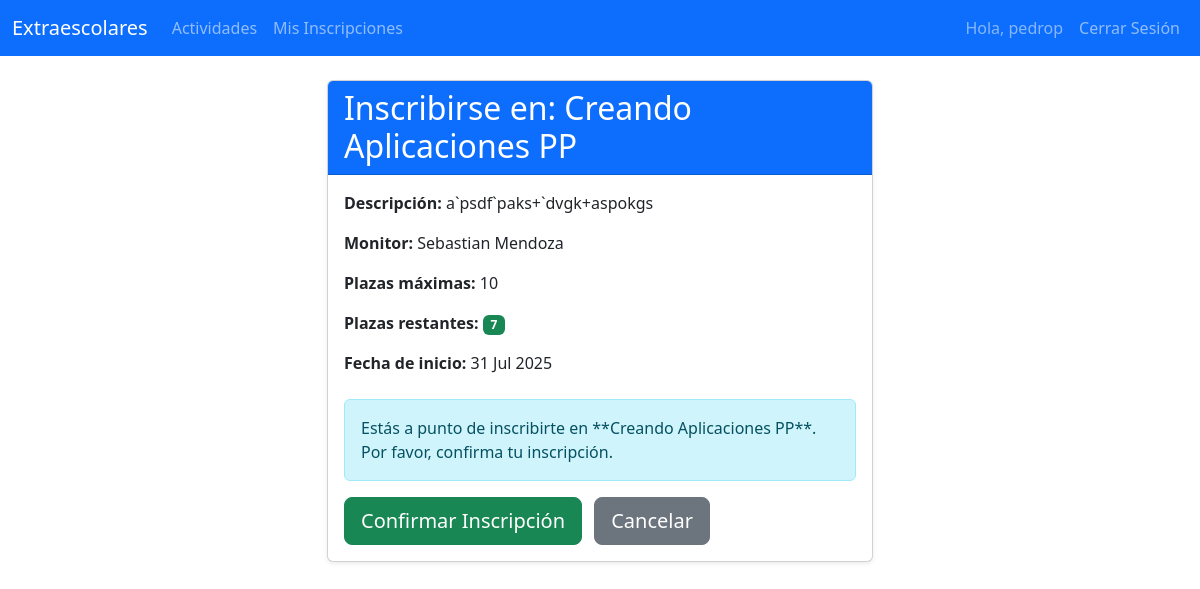
Page /actividades/inscribirse/3/ (signed in) on the committed database.
### actividades/models.py (models this page shows, shortened)
class Actividad(models.Model):
    nombre = models.CharField(max_length=200)
    descripcion = models.TextField()
    monitor = models.ForeignKey(Monitor, on_delete=models.SET_NULL, null=True, blank=True)
    plazas_maximas = models.IntegerField()
    fecha_inicio = models.DateField()
    def plazas_restantes(self):
        inscripciones_actuales = self.inscripcion_set.count()
        return self.plazas_maximas - inscripciones_actuales

class Monitor(models.Model):
    usuario = models.OneToOneField(User, on_delete=models.CASCADE, related_name='monitor_profile')
    nombre_completo = models.CharField(max_length=200)
    correo = models.EmailField(unique=True)
    especialidad = models.CharField(max_length=100, blank=True, null=True)
    def __str__(self):
        return self.nombre_completo

### actividades/views.py (the view)
# urls.py: path('inscribirse/<int:actividad_id>/', views.inscribirse_actividad, name='inscribirse_actividad'),
@login_required
@user_passes_test(is_alumno, login_url='/login/')
def inscribirse_actividad(request, actividad_id):
    actividad = get_object_or_404(Actividad, pk=actividad_id)
    alumno = request.user.alumno # Asumimos que el usuario logueado es un alumno
    if request.method == 'POST':
        if actividad.plazas_restantes() <= 0:
            messages.error(request, 'Lo sentimos, no quedan plazas disponibles para esta actividad.')
            return redirect('lista_actividades')
        try:
            inscripcion = Inscripcion.objects.create(
                alumno=alumno,
                actividad=actividad
            )
            messages.success(request, f'¡Te has inscrito correctamente en {actividad.nombre}!')
            return redirect('mis_inscripciones')
        except IntegrityError:
            messages.warning(request, f'Ya estás inscrito en {actividad.nombre}.')
            return redirect('lista_actividades')
    else:
        pass
    context = {
        'actividad': actividad,
    }
    return render(request, 'actividades/inscribirse_actividad.html', context)

### actividades/views.py (called while the page is built)
def is_alumno(user):
    return hasattr(user, 'alumno')

### templates/actividades/inscribirse_actividad.html (shortened to what this page needs)
{% extends 'base.html' %}
{% block content %}
<div class="row justify-content-center">
    <div class="col-md-8 col-lg-6">
        <div class="card shadow-sm">
            <div class="card-header bg-primary text-white">
                <h2 class="mb-0">Inscribirse en: {{ actividad.nombre }}</h2>
            </div>
            <div class="card-body">
                <p><strong>Descripción:</strong> {{ actividad.descripcion }}</p>
                <p><strong>Monitor:</strong> {{ actividad.monitor }}</p>
                <p><strong>Plazas máximas:</strong> {{ actividad.plazas_maximas }}</p>
                <p><strong>Plazas restantes:</strong> <span class="badge {% if actividad.plazas_restantes <= 5 %}bg-warning{% else %}bg-success{% endif %}">{{ actividad.plazas_restantes }}</span></p>
                <p><strong>Fecha de inicio:</strong> {{ actividad.fecha_inicio|date:"d M Y" }}</p>
                {% if actividad.plazas_restantes > 0 %}
                    <form method="post" class="mt-4">
                        <div class="alert alert-info" role="alert">
                            Estás a punto de inscribirte en **{{ actividad.nombre }}**.
                            Por favor, confirma tu inscripción.
                        </div>
                        <button type="submit" class="btn btn-success btn-lg">Confirmar Inscripción</button>
                        <a href="{% url 'lista_actividades' %}" class="btn btn-secondary btn-lg ms-2">Cancelar</a>
                    </form>
                {% else %}
                    <div class="alert alert-danger mt-4" role="alert">
                        ¡Lo sentimos! No quedan plazas disponibles para esta actividad.
                    </div>
                    <a href="{% url 'lista_actividades' %}" class="btn btn-secondary">Volver al listado</a>
                {% endif %}
            </div>
        </div>
    </div>
</div>
{% endblock %}

### templates/base.html (shortened to what this page needs)
{% load static %}
<!DOCTYPE html>
<html lang="es">
<head>
    <link href="https://cdn.jsdelivr.net/npm/bootstrap@5.3.3/dist/css/bootstrap.min.css" rel="stylesheet">
    <link rel="stylesheet" href="https://cdn.jsdelivr.net/npm/bootstrap-icons@1.11.3/font/bootstrap-icons.min.css">
</head>
<body>
    <nav class="navbar navbar-expand-lg navbar-dark bg-primary">
        <div class="container-fluid">
            <a class="navbar-brand" href="{% url 'lista_actividades' %}">Extraescolares</a>
            <div class="collapse navbar-collapse" id="navbarNav">
                <ul class="navbar-nav me-auto mb-2 mb-lg-0">
                    <li class="nav-item">
                        <a class="nav-link" href="{% url 'lista_actividades' %}">Actividades</a>
                    </li>
                    {% if user.is_authenticated %}
                        {% if user.alumno %}
                        <li class="nav-item">
                            <a class="nav-link" href="{% url 'mis_inscripciones' %}">Mis Inscripciones</a>
                        </li>
                        {% endif %}
                    {% endif %}
                </ul>
                <ul class="navbar-nav">
                    {% if user.is_authenticated %}
                        <li class="nav-item">
                            <span class="nav-link text-white-50">Hola, {{ user.username }}</span>
                        </li>
                        <li class="nav-item">
                            <a class="nav-link" href="{% url 'logout' %}">Cerrar Sesión</a>
                        </li>
                    {% endif %}
                </ul>
            </div>
        </div>
    </nav>
    <div class="container mt-4">
        {% block content %}
        {% endblock %}
    </div>
</body>
</html>

### rows in the picture
Actividad: nombre "Creando Aplicaciones PP", descripcion "a`psdf`paks+`dvgk+aspokgs", monitor "Sebastian Mendoza", plazas_maximas "10", plazas_restantes "7", fecha_inicio "31 Jul 2025"

### other values in the picture
{{ user.username }} "pedrop"
